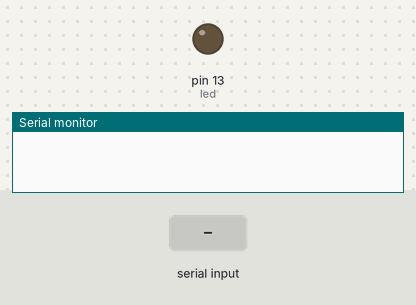
Simulated run of this sketch. Board: Arduino Uno, built with avr-gcc and run on an emulated ATmega328P. Parts: output pins drawn as LEDs (lit = HIGH), the last lines printed to the serial monitor. The test bench sets the inputs (shaded band).

Above: at 1.2 s.
1.3 s: "H" received over Serial
At 2.1 s:
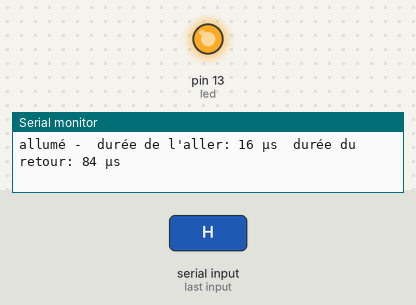
2.8 s: "L" received over Serial
At 3.3 s:
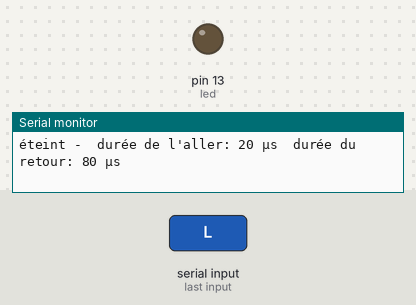
Timing chart, 0 to 5.8 s (numbered marks = the images above; inputs shaded):
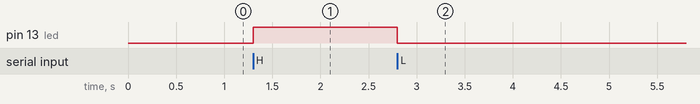

Measured:
- after the input at 1.3 s, pin 13 (led): LOW → HIGH at once
- after the input at 2.8 s, pin 13 (led): HIGH → LOW at once

The sketch:

A111LedMoniteurSerie.ino
```cpp
/* Ouvrir le moniteur série, option: pas de fin de ligne puis taper H pour
allumer la LED 13 ou L pour l'éteindre. Envoyer vers la carte. La carte
répond par "allumé" ou "éteint" ou par un message d'erreur.
Autres informations: durée de la communication aller et durée de la communication retour*/

#define led 13
unsigned long instant0,instantA,instantR;

void setup() {
  Serial.begin(9600);
  pinMode(led, OUTPUT);
}

void loop() {
  if (Serial.available()) {
  instant0=micros();
  int hl = Serial.read();
   switch (hl)
    {
    case 'H':
      digitalWrite(led, HIGH);
      instantA=micros();
      Serial.print("allumé - ");
      instantR=micros();
    break;
    case 'L':
      digitalWrite(led, LOW);
      instantA=micros();
      Serial.print("éteint - ");
      instantR=micros();
    break;
    default:
      instantA=micros();
      Serial.print("taper H ou L -");
      instantR=micros();
    }
    Serial.print(" durée de l'aller: ");
    Serial.print(instantA-instant0);
    Serial.print(" µs ");
    Serial.print(" durée du retour: ");
    Serial.print(instantR-instantA);
    Serial.println(" µs");
  }
}
```
